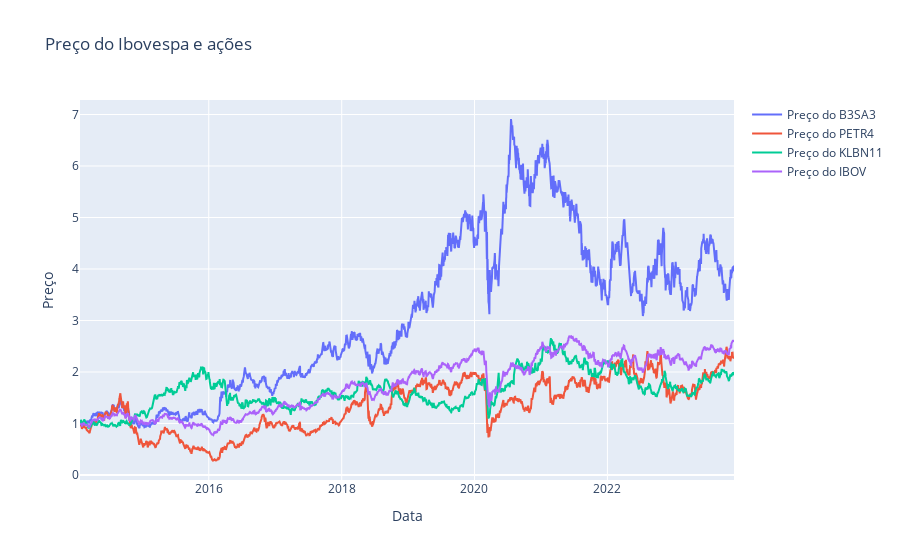

Notebook cell for this chart:
### Code cell
# Cria um gráfico de linha usando o Plotly
fig = go.Figure()
for acoes in acoes_df.columns:
#fig.add_trace(go.Scatter(x=acoes_df.index, y=acoes_df['IBOV'], mode='lines', name='Preço do Ibovespa'))
#fig.add_trace(go.Scatter(x=acoes_df.index, y=acoes_df['B3SA3'], mode='lines', name='Preço do B3SA3'))
    fig.add_trace(go.Scatter(x=acoes_df_normalized.index, y=acoes_df_normalized[acoes], mode='lines', name=f'Preço do {acoes}'))

# Configura o layout do gráfico
fig.update_layout(
    title='Preço do Ibovespa e ações',
    xaxis_title='Data',
    yaxis_title='Preço',
    showlegend=True
)

# Exibe o gráfico
fig.show()

### Figure 1 — Plotly figure (JSON) as saved in the notebook; plotly's stock layout.template omitted (floating-point values rounded to 4 significant figures; data arrays with more than 128 entries replaced by an {"elided": "..."} marker saying what was removed)
{"data": [{"mode": "lines", "name": "Preço do B3SA3", "type": "scatter", "x": {"elided": "2439 str values"}, "y": {"elided": "2439 float values"}}, {"mode": "lines", "name": "Preço do PETR4", "type": "scatter", "x": {"elided": "2439 str values"}, "y": {"elided": "2439 float values"}}, {"mode": "lines", "name": "Preço do KLBN11", "type": "scatter", "x": {"elided": "2439 str values"}, "y": {"elided": "2439 float values"}}, {"mode": "lines", "name": "Preço do IBOV", "type": "scatter", "x": {"elided": "2439 str values"}, "y": {"elided": "2439 float values"}}], "layout": {"showlegend": true, "title": {"text": "Preço do Ibovespa e ações"}, "xaxis": {"title": {"text": "Data"}}, "yaxis": {"title": {"text": "Preço"}}}}
